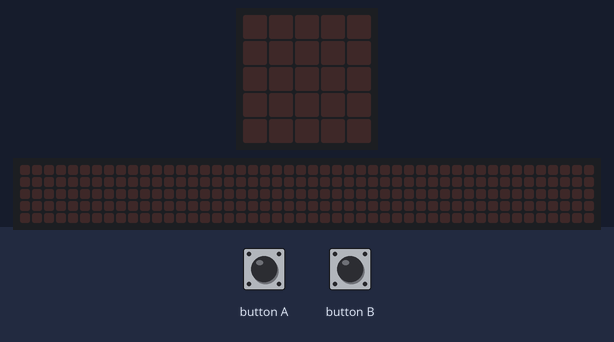
A program run on a simulated BBC micro:bit (MakeCode). Shown: the board's 5×5 LED display, a strip that is not on the board, showing the scrolling text unrolled. Inputs (shaded band) come from the test bench. Random numbers come from a fixed seed; the 48×5 strip is a reading aid, not a part: it shows the text the display is scrolling, unrolled, one strip-width of it at a time.

Above: at 1.2 s.
1.3 s: button A pressed for 0.15 s
At 2.0 s:
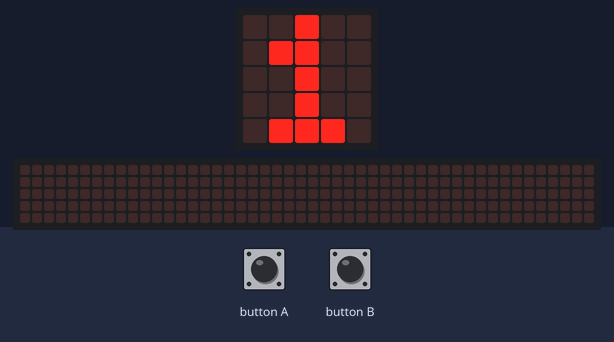
At 2.42 s:
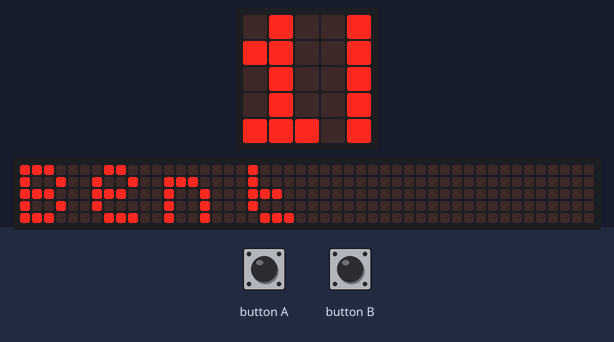
4.3 s: button B pressed for 0.15 s
7.4 s: button A pressed for 0.15 s
At 8.1 s:
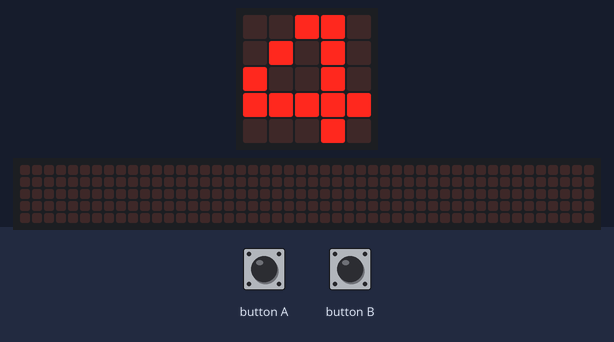
Timing chart, 0 to 10.4 s (numbered marks = the images above; inputs shaded):
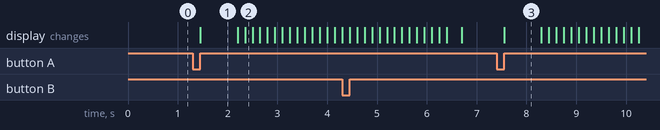

Measured:
- after the input at 1.3 s, the display: changes after 0.15 s (image 1)
- after the input at 7.4 s, the display: changes after 0.15 s (image 3)
- what the display in image 1 shows lasts 0.7 s, from 1.5 s to 2.2 s

The program:

main.ts
```typescript
let Tilfeldig_mellom_1_og_6 = 0
let Svaret_er_tallet_1 = 0
input.onButtonPressed(Button.A, function () {
    Tilfeldig_mellom_1_og_6 = randint(0, 6)
    if (Tilfeldig_mellom_1_og_6 == 3) {
        basic.showNumber(Tilfeldig_mellom_1_og_6)
        music.playMelody("C5 B C5 B A G A - ", 120)
    } else if (Tilfeldig_mellom_1_og_6 == 5) {
        basic.showNumber(Tilfeldig_mellom_1_og_6)
        music.playSoundEffect(music.createSoundEffect(
        WaveShape.Sawtooth,
        3752,
        2875,
        186,
        186,
        4242,
        SoundExpressionEffect.None,
        InterpolationCurve.Curve
        ), SoundExpressionPlayMode.UntilDone)
    } else {
        basic.showNumber(Tilfeldig_mellom_1_og_6)
        basic.showString("Bent")
    }
})
input.onButtonPressed(Button.B, function () {
    Svaret_er_tallet_1 = 1
    basic.showString("" + (Svaret_er_tallet_1))
})
```

test.ts
```typescript
// testene settes inn her; disse vil ikke kompilert så lenge denne pakken blir brukt som en utvidelse.
```
